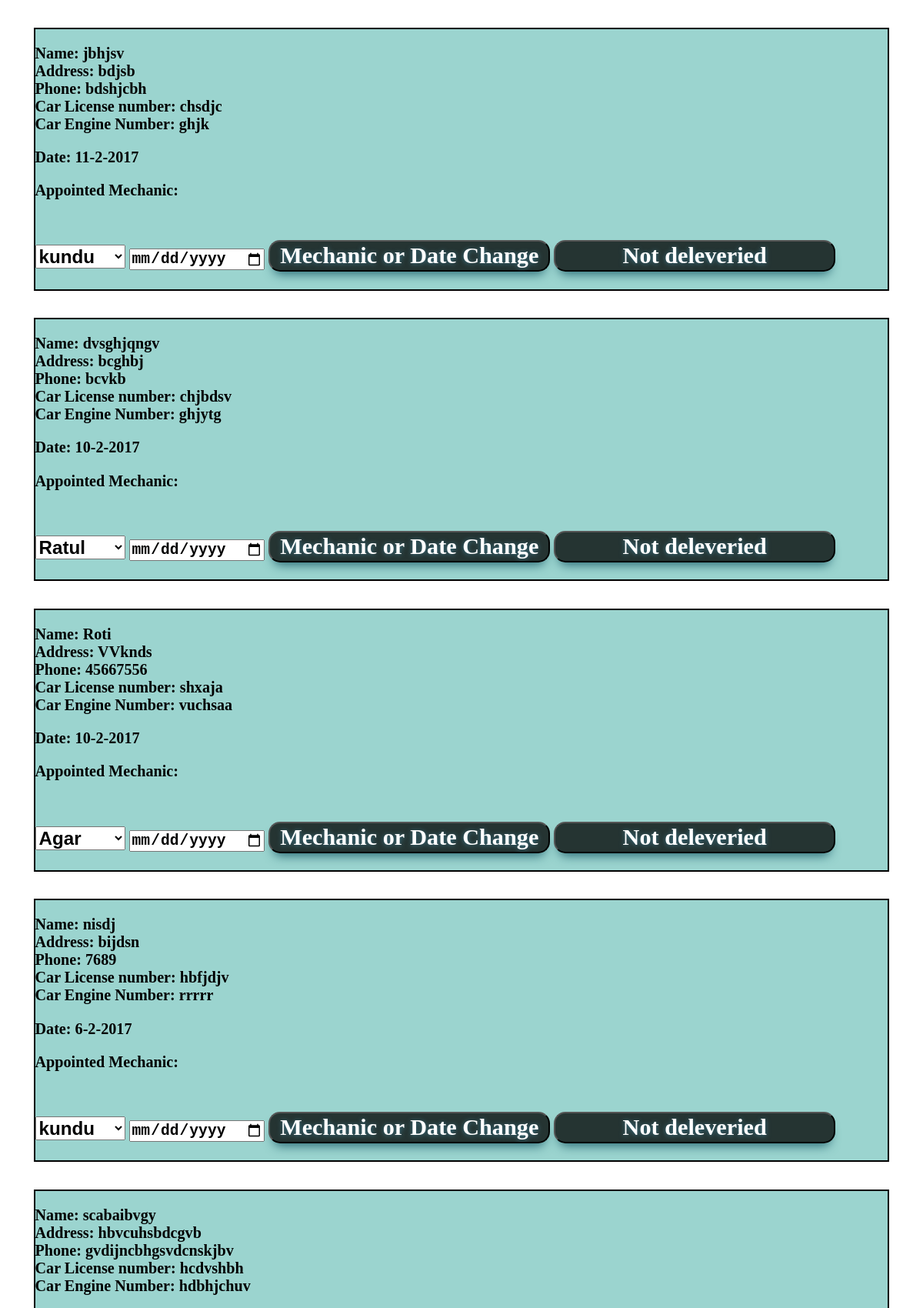
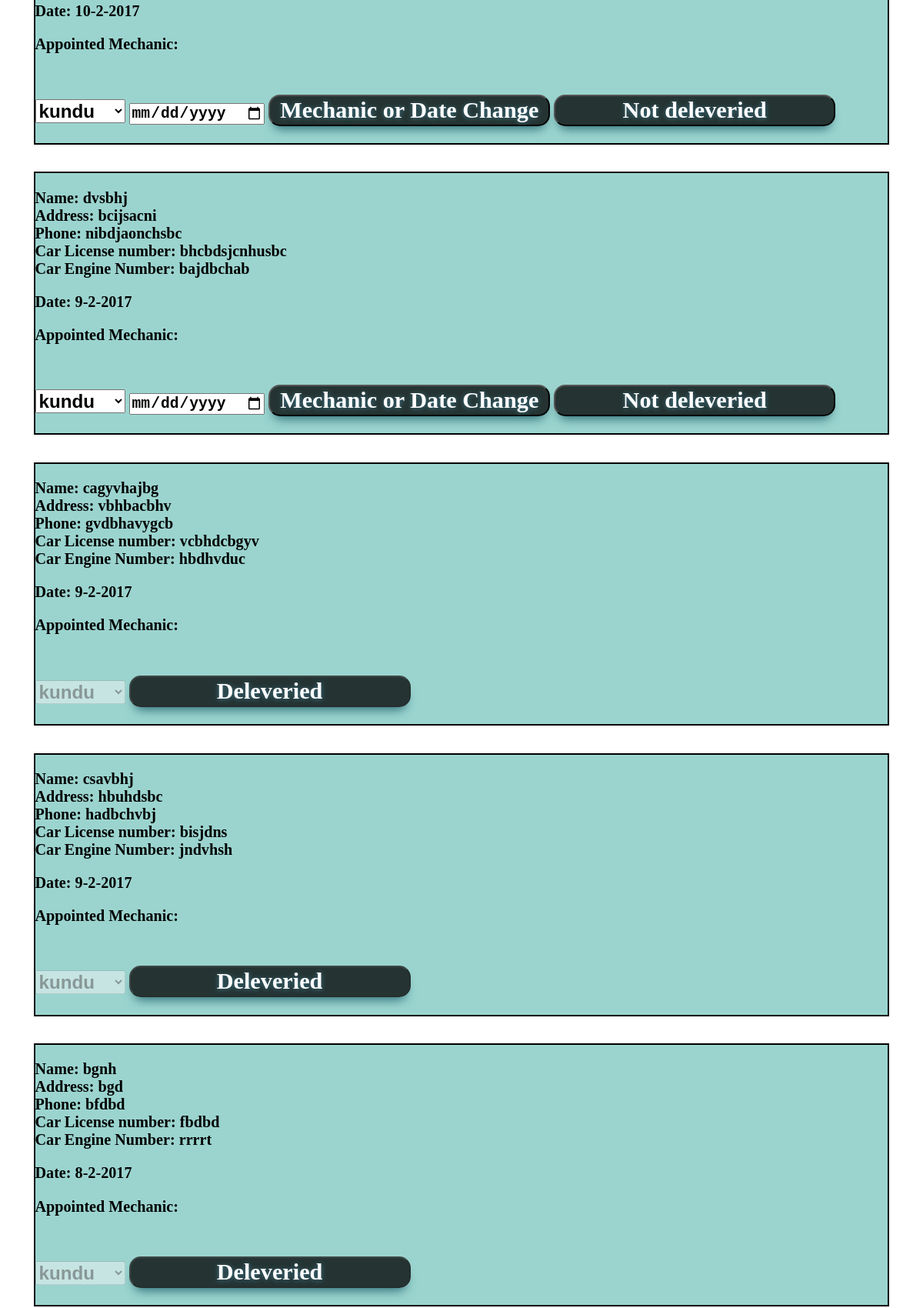
Page /user-request.inc.php (signed in, upper part) on the committed database (2 pictures, top to bottom).
### tables this page shows
CREATE TABLE IF NOT EXISTS `appointment_table` (
`id_auto` int(11) NOT NULL,
  `m_username` varchar(255) NOT NULL,
  `client_id` varchar(255) NOT NULL,
  `time` varchar(255) NOT NULL,
  `status` varchar(20) DEFAULT NULL
);

CREATE TABLE IF NOT EXISTS `client_table` (
`id_auto` int(11) NOT NULL,
  `c_name` varchar(255) NOT NULL,
  `c_address` varchar(255) NOT NULL,
  `c_phone` varchar(255) NOT NULL,
  `c_c_lis` varchar(255) NOT NULL,
  `c_c_eng` varchar(255) NOT NULL
);

### user-request.inc.php (the view, shortened to what this page needs)
<html>
    <head>
        <link rel="stylesheet" href="css/style.css">
    </head>
    <body>
        <?php
            require "database.php";
            $mydate=date("Y-m-d");
                $selectMechanicsQ="select * from mechanic_table";
                $result = $conn->query($selectMechanicsQ);
                while($row = $result->fetch_assoc()){
                    $name=$row['m_name'];
                    $username=$row['m_username'];
                    $m_info[$username]=$name;
                }
                $querryForAppointment="select * from appointment_table INNER JOIN client_table on appointment_table.client_id=client_table.id_auto ORDER BY appointment_table.status ASC";
                $result = $conn->query($querryForAppointment);
                    while($row = $result->fetch_assoc()){
                        echo '<div class="user_info">';
                        $id=$row["id_auto"];
                        $m_username=$row["m_username"];
                        $time= $row["time"];
                        $status=$row["status"];
                        if($status==""){
                            $buttonName="Not deleveried";
                            $buttonUpdateClick="appointment_updateClick(".$id.")";
                            $buttonStatusClick="status_updateClick(".$id.")";
                            $buttonAbility="";
                            $buttonVisibility="";
                        }
                        else{
                            $buttonName="Deleveried";
                            $buttonAbility="disabled";
                            $buttonVisibility="hidden";
                            $buttonUpdateClick="";
                            $buttonStatusClick="";
                        }
                        $client_info="Name: ".$row["c_name"]."<br>"."Address: ".$row["c_address"]."<br>Phone: ".$row["c_phone"]."<br>Car License number: ".$row["c_c_lis"]."<br>"."Car Engine Number: ".$row["c_c_eng"];
            ?>
                    <p><?php echo $client_info;?></p>
                    <p id="<?php echo "newDate".$id;?>"><?php echo "Date: ".$time?></p>
                    <p>Appointed Mechanic:</p>
                    <select id="<?php echo "selected_m".$id;?>" <?php echo $buttonAbility;?> onchange="<?php echo "sel_m($id);";?>">
                        <?php
                            $temp="";
                            foreach($m_info as $key=>$key_value){
                            if($m_username==$key){
                                $temp="selected";
                            }
                            else{
                                $temp="";
                            }
                        ?>
                        <option  value="<?php echo $key?>"  <?php echo $temp;?>> <?php echo $key_value;?> </option>
                        <?php
                            }
                        ?>
                    </select>
                    <input type="date" id="<?php echo "c_date".$id;?>" class="c_date" onchange="<?php echo "dateChange($id);";?>" <?php echo $buttonVisibility;?>  min="<?php echo $mydate;?>">
                    <button type="button" class="m-a-button" id="appoint_button" <?php echo $buttonVisibility;?> onclick="<?php echo $buttonUpdateClick;?>" >Mechanic or Date Change</button>
                    <button type="button" class="m-a-button" id="status_button" <?php echo $buttonAbility;?> onclick="<?php echo $buttonStatusClick;?>" ><?php echo $buttonName;?></button>
                    <?php
                        echo "</div>";
                        }
                    ?>
    </body>
</html>

### css/style.css (style rules this page uses)
.m-a-button { width: 33%; margin-top: 3%; margin-bottom: 2%; -moz-box-shadow: 0px 10px 14px -7px #276873; -webkit-box-shadow: 0px 10px 14px -7px #276873; box-shadow: 0px 10px 14px -7px #276873; background-color: rgba(0, 2, 2, 0.76); -moz-border-radius: 15px; -webkit-border-radius: 15px; border-radius: 15px; cursor: pointer; color: #ffffff; font-family: Georgia; font-size: 1.5em; font-weight: bold; text-decoration: none; text-shadow: 0px 1px 6px #3d768a; }
.user_info { font-size: 1.26em; font-weight: 700; border: 2px solid black; background: rgba(14, 150, 139, 0.41); margin: 3%; }
.user_info input { font-size: 1.2em; font-weight: 700; }
.user_info select { font-size: 1.2em; font-weight: 700; }

### rows in the picture
appointment_table: client_table.c_name "jbhjsv", client_table.c_address "bdjsb", client_table.c_phone "bdshjcbh", client_table.c_c_lis "chsdjc", client_table.c_c_eng "ghjk", time "11-2-2017", status.id_auto "kundu", status "Not deleveried"
appointment_table: client_table.c_name "dvsghjqngv", client_table.c_address "bcghbj", client_table.c_phone "bcvkb", client_table.c_c_lis "chjbdsv", client_table.c_c_eng "ghjytg", time "10-2-2017", status.id_auto "Ratul", status "Not deleveried"
appointment_table: client_table.c_name "Roti", client_table.c_address "VVknds", client_table.c_phone "45667556", client_table.c_c_lis "shxaja", client_table.c_c_eng "vuchsaa", time "10-2-2017", status.id_auto "Agar", status "Not deleveried"
appointment_table: client_table.c_name "nisdj", client_table.c_address "bijdsn", client_table.c_phone "7689", client_table.c_c_lis "hbfjdjv", client_table.c_c_eng "rrrrr", time "6-2-2017", status.id_auto "kundu", status "Not deleveried"
appointment_table: client_table.c_name "scabaibvgy", client_table.c_address "hbvcuhsbdcgvb", client_table.c_phone "gvdijncbhgsvdcnskjbv", client_table.c_c_lis "hcdvshbh", client_table.c_c_eng "hdbhjchuv", time "10-2-2017", status.id_auto "kundu", status "Not deleveried"
appointment_table: client_table.c_name "dvsbhj", client_table.c_address "bcijsacni", client_table.c_phone "nibdjaonchsbc", client_table.c_c_lis "bhcbdsjcnhusbc", client_table.c_c_eng "bajdbchab", time "9-2-2017", status.id_auto "kundu", status "Not deleveried"
appointment_table: client_table.c_name "cagyvhajbg", client_table.c_address "vbhbacbhv", client_table.c_phone "gvdbhavygcb", client_table.c_c_lis "vcbhdcbgyv", client_table.c_c_eng "hbdhvduc", time "9-2-2017", status.id_auto "kundu", status "Deleveried"
appointment_table: client_table.c_name "csavbhj", client_table.c_address "hbuhdsbc", client_table.c_phone "hadbchvbj", client_table.c_c_lis "bisjdns", client_table.c_c_eng "jndvhsh", time "9-2-2017", status.id_auto "kundu", status "Deleveried"
appointment_table: client_table.c_name "bgnh", client_table.c_address "bgd", client_table.c_phone "bfdbd", client_table.c_c_lis "fbdbd", client_table.c_c_eng "rrrrt", time "8-2-2017", status.id_auto "kundu", status "Deleveried"
